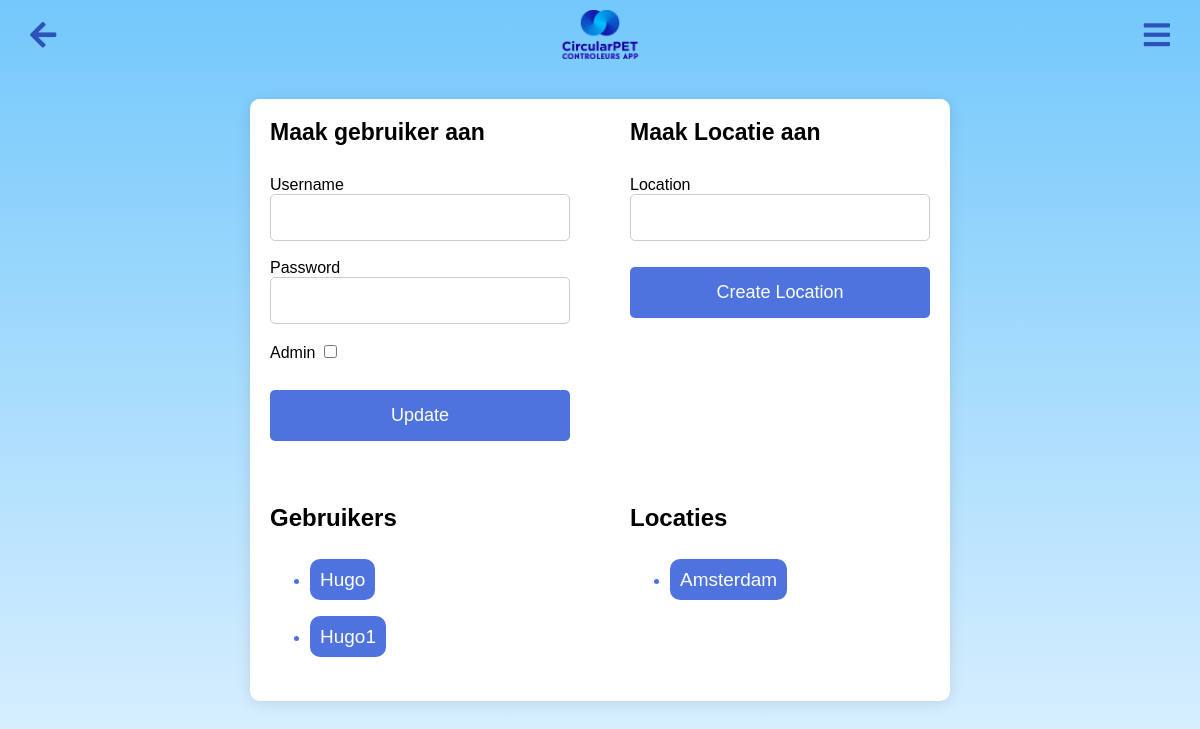
/admin, run on an earlier commit of the app's database.
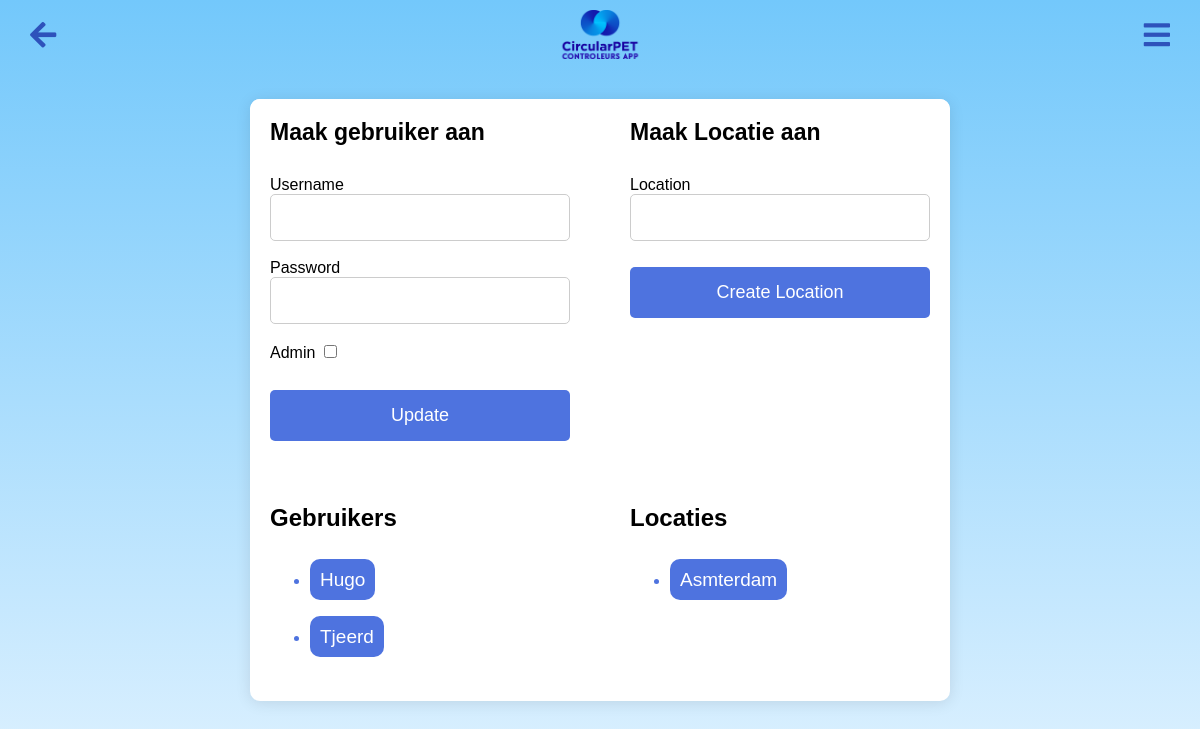
And on a later commit of the database.
### app.py (models this page shows, shortened)
class User(db.Model, UserMixin):  # Extend User model with UserMixin
    id = db.Column(db.Integer, primary_key=True)
    username = db.Column(db.String(80), unique=True, nullable=False)
    password = db.Column(db.String(120), nullable=False)
    is_admin = db.Column(db.Boolean, default=False, nullable=False)
    location_id = db.Column(db.Integer, db.ForeignKey('location.id'), nullable=True)
    location = db.relationship('Location', backref=db.backref('users', lazy=True))
    group = db.Column(db.String(120), nullable=True)
    badges = db.Column(db.Integer, default=0)

class Location(db.Model):
    __tablename__ = 'location'
    __table_args__ = {'extend_existing': True}
    id = db.Column(db.Integer, primary_key=True)
    name = db.Column(db.String(120), unique=True, nullable=False)
    zakken = db.Column(db.Integer, nullable=False, default=0)
    bekers = db.Column(db.Integer, nullable=False, default=0)
    url = db.Column(db.String(500), nullable=True)

### app.py (the view, shortened to what this page needs)
@app.route('/admin', methods=['GET', 'POST'])
def admin():
    form = UserForm()
    location_form = LocationForm()
    users = User.query.all()  # Fetch all users
    user = None  # Initialize user variable
    if location_form.validate_on_submit():
        location = Location(name=location_form.name.data)
        db.session.add(location)
        db.session.commit()
        flash('Location created successfully!', 'success')  # Provide feedback for location creation
    locations = Location.query.all()  # Fetch all locations
    return render_template('admin.html', form=form, location_form=location_form, users=users, locations=locations)

### app.py
class UserForm(FlaskForm):
    username = StringField('Username', validators=[DataRequired()])
    password = PasswordField('Password', validators=[DataRequired()])
    location = QuerySelectField('Location', query_factory=lambda: Location.query, allow_blank=True, get_label='name')
    is_admin = BooleanField('Admin')  # Add this line to include an admin checkbox
    submit = SubmitField('Update')

class LocationForm(FlaskForm):
    name = StringField('Location', validators=[DataRequired()])
    submit = SubmitField('Create Location')

### templates/admin.html (shortened to what this page needs)
<html lang="en">
<head>
    <link rel="stylesheet" href="{{ url_for('static', filename='main.css') }}">
    <link rel="stylesheet" href="https://cdnjs.cloudflare.com/ajax/libs/font-awesome/5.15.1/css/all.min.css">
</head>
<body>
    <img src="{{ url_for('static', filename='logo.png') }}" alt="CircularPET Logo" class="logo2">
    <a href="javascript:history.back()" class="back-button"><i class="fas fa-arrow-left"></i></a>
    <div class="gear-icon-container"> <i id="toggleSidebar" class="fa fa-bars"></i></div>
    <div class="cube-container">
        <div class="login-form">
            <form method="POST">
                <h2 class="cube-titel">Maak gebruiker aan</h2>
                {{ form.username.label }} {{ form.username() }} <br><br>
                {{ form.password.label }} {{ form.password() }} <br><br>
                {{ form.is_admin.label }} {{ form.is_admin() }} <br><br>
                {{ form.submit() }}
            </form>
            <div class="list-section ">
                <h2>Gebruikers</h2>
                <ul>
                    {% for user in users %}
                    <li>
                        <a href="{{ url_for('user_dashboard', user_id=user.id) }}?user_id=1&from_admin=true">{{
                            user.username }}</a>
                    </li>
                    {% endfor %}
                </ul>
            </div>
        </div>
        <div class="login-form">
            <form method="POST">
                <h2 class="cube-titel">Maak Locatie aan</h2>
                <p>
                    {{ location_form.name.label }}<br>
                    {{ location_form.name(size=20) }}
                </p>
                <p>{{ location_form.submit() }}</p>
            </form>
            <div class="list-section">
                <h2>Locaties</h2>
                <ul>
                    {% for location in locations %}
                    <li><a
                            href="{{ url_for('location', user_id=user.id if user else 0, location_id=location.id if location else 0) }}?user_id=1&from_admin=true">{{
                            location.name }}</a></li>
                    {% endfor %}
                </ul>
            </div>
        </div>
    </div>
</body>
</html>

### static/main.css (style rules this page uses)
body { font-family: 'Arial', sans-serif; background: linear-gradient(to bottom, #73c8fb 0%, #e0f2ff 100%); margin: 0; padding: 0; display: flex; height: 100vh; align-items: center; flex-wrap: wrap; justify-content: center; }
.login-form form { width: 300px; margin: 0 auto; height: 320px; margin-bottom: 20px; }
.back-button { position: fixed; top: 10px; left: 10px; background-color: transparent; color: #2E52BB; text-decoration: none; padding: 10px 20px; border-radius: 5px; font-size: 30px; z-index: 1000; }
.login-form input[type="text"], .login-form input[type="password"] { width: 100%; padding: 15px; border: 1px solid #ccc; border-radius: 5px; box-sizing: border-box; }
.login-form input[type="submit"] { width: 100%; padding: 15px; border: none; border-radius: 5px; background-color: #4e73df; color: white; font-size: 18px; cursor: pointer; transition: background-color 0.3s ease; }
.logo2 { position: absolute; top: 10px; width: 90px; position: fixed; z-index: 1000; }
.gear-icon-container { position: fixed; top: 20px; right: 20px; cursor: pointer; font-size: 24px; color: #2E52BB; font-size: 30px; padding: 10px 20px; margin-top: -10px; margin-right: -10px; z-index: 1000; }
.list-section { background-color: white; padding: 5px 20px 20px 20px; border-radius: 15px; width: 300px; }
.list-section li { color: #4E73DF; }
.list-section a, .links { font-size: 19px; line-height: 3; text-decoration: none; color: white; padding: 10px; background-color: #4E73DF; border-radius: 10px; min-width: 100px; text-align: center; transition: 0.2s ease-in-out; margin-bottom: 10px; }
::placeholder { color: #888; }
form { background: #fff; padding: 20px; border-radius: 10px; display: inline-block; }
form label, form select, form input[type="submit"] { font-size: 1em; }
form input[type="submit"] { padding: 0.5em 1em; border: none; border-radius: 5px; background-color: #4e73df; color: white; cursor: pointer; transition: background-color 0.3s ease; }
.cube-titel { margin: 0px 0px 30px 0px; font-size: 23px; }
.cube-container { display: flex; flex-wrap: wrap; gap: 20px; justify-content: center; position: relative; }
.cube-container { background-color: #fff; border-radius: 10px; box-shadow: 0 2px 15px rgba(0, 0, 0, 0.1); width: fit-content; margin: auto; }
input[type="submit"] { padding: 15px 20px; font-size: 18px; margin-top: 10px; width: 100%; }

What changed in the data, as far as the page shows it:
removed User: username "Hugo1"
added User: username "Tjeerd"
changed Location: name "Amsterdam" → "Asmterdam"
